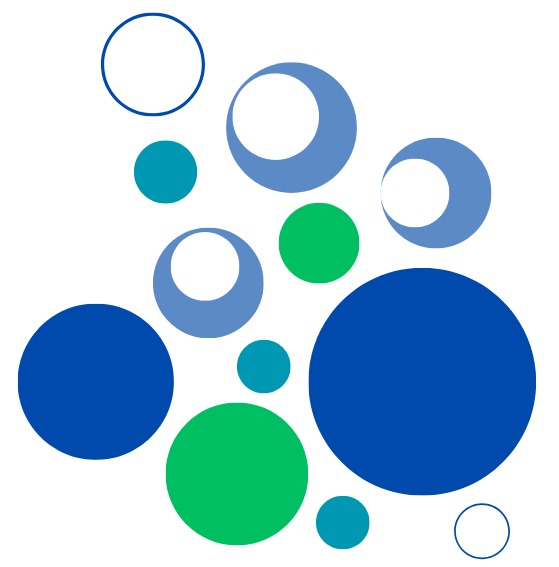
#> input picture WhatsApp Image 2025-03-25 at 01.58.05_55ad9217.jpg, 559 x 567 px
$ python -i Shape_Detector.py   (imports and definitions only)   (older library calls are emulated)
#> lines starting #> are read from the running program, lines starting #| are printed output that depends on the picture; after the words box and inside, x2 and y2 are one past the last pixel; in counts of white or black regions, pixels touching at a corner belong together
#> further down, picture is the input picture: shape (567, 559, 3); mean B, G, R 222.8, 205.9, 172.5
from collections import defaultdict
import numpy as np
import cv2

# [163 lines left out: functions Line_Detector, detect_and_draw_hough_circles, not called in this run]


# [48 lines of commented-out code are left out]


import cv2
import numpy as np

def fit_ellipse_manual(points):
    """
    Fit an ellipse manually using least squares method.
    :param points: Contour points (Nx2 numpy array)
    :return: (center_x, center_y), (major_axis, minor_axis), angle
    """
    if len(points) < 5:
        return None  # Not enough points to fit an ellipse

    # Compute centroid
    centroid = np.mean(points, axis=0)
    x_c, y_c = centroid

    # Shift points to centroid
    shifted_points = points - centroid

    # Compute covariance matrix
    cov_matrix = np.cov(shifted_points.T)

    # Eigen decomposition
    eigenvalues, eigenvectors = np.linalg.eig(cov_matrix)
    eigenvalues = np.abs(eigenvalues)

    # Identify major and minor axes
    major_index = np.argmax(eigenvalues)
    minor_index = 1 - major_index

    # Compute axis lengths
    major_axis_length = 2.5 * np.sqrt(eigenvalues[major_index])
    minor_axis_length = 2.5 * np.sqrt(eigenvalues[minor_index])

    if major_axis_length < minor_axis_length:
        major_axis_length, minor_axis_length = minor_axis_length, major_axis_length

    # Compute ellipse orientation
    major_eigenvector = eigenvectors[:, major_index]
    angle = np.degrees(np.arctan2(major_eigenvector[1], major_eigenvector[0]))

    return (x_c, y_c), (major_axis_length, minor_axis_length), angle

def detect_ellipses_manual(image, min_axis=20, max_axis=300):
    """
    Detect ellipses in an image using manual least squares fitting.
    :param image: Input color image (RGB)
    :param min_axis: Minimum axis length for valid ellipses
    :param max_axis: Maximum axis length for valid ellipses
    :return: Image with detected ellipses drawn in RGB format
    """
#> called with min_axis = 20, max_axis = 300
    if image is None:
        print("Error: Image is None.")
        return None

    # Convert to grayscale
    gray = cv2.cvtColor(image, cv2.COLOR_BGR2GRAY)
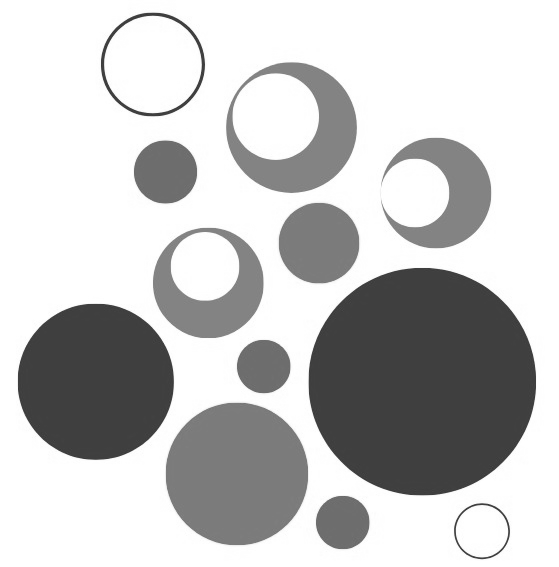
#> gray: shape (567, 559); min 50, max 255, mean 197.8

    # Apply Gaussian blur for noise reduction
    blurred = cv2.GaussianBlur(gray, (5, 5), 1.5)

    # Manual edge detection using Sobel filter
    grad_x = cv2.Sobel(blurred, cv2.CV_64F, 1, 0, ksize=5)
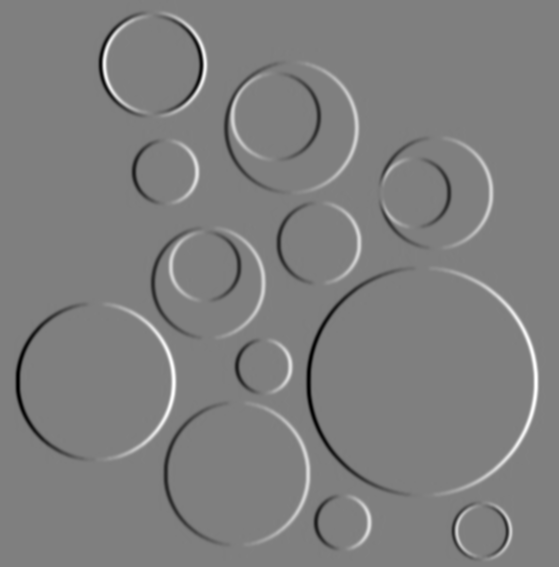
#> grad_x: shape (567, 559) float64; min -5905, max 5920, mean 0; drawn with min black and max white
    grad_y = cv2.Sobel(blurred, cv2.CV_64F, 0, 1, ksize=5)
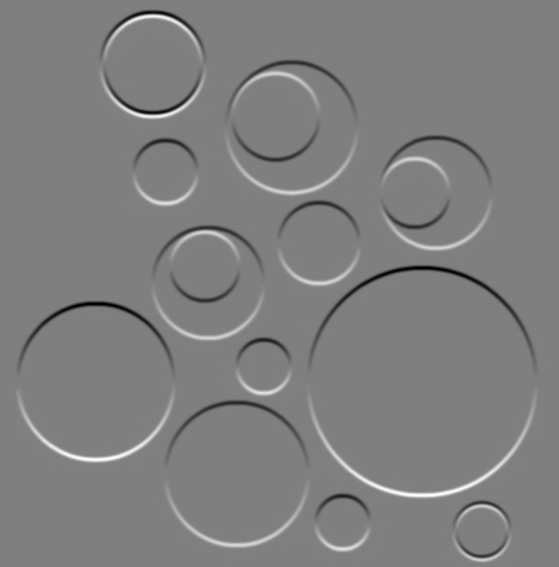
#> grad_y: shape (567, 559) float64; min -5916, max 5893, mean 0; drawn with min black and max white
    edges = np.sqrt(grad_x**2 + grad_y**2)
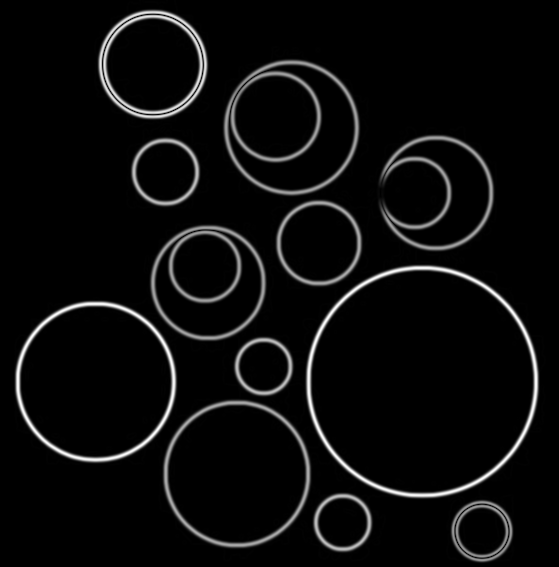
#> edges: shape (567, 559) float64; min 0, max 6075.2, mean 293.5; drawn with min black and max white
    edges = (edges / edges.max() * 255).astype(np.uint8)

    # Find contours
    contours, _ = cv2.findContours(edges, cv2.RETR_EXTERNAL, cv2.CHAIN_APPROX_SIMPLE)
#> contours = 10 contours, 4 with area under 20; largest, box (x1, y1, x2, y2) and area: (13, 46, 546, 564) 163960, (94, 0, 210, 210) 16980, (367, 188, 375, 197) 38, (142, 0, 168, 5) 35, (291, 47, 299, 52) 24, (315, 47, 321, 53) 23

    output_image = image.copy()

    for contour in contours:
        if len(contour) >= 5:
            contour_points = contour[:, 0, :]
            ellipse = fit_ellipse_manual(contour_points)

            if ellipse:
                (x, y), (major_axis, minor_axis), angle = ellipse

                # Validate size constraints
                if min_axis <= major_axis <= max_axis and min_axis <= minor_axis <= max_axis:
                    cv2.ellipse(output_image, ((int(x), int(y)), (int(major_axis), int(minor_axis)), angle),
                                (0, 255, 0), 2)
#> this loop made 10 passes
#> (x_c in fit_ellipse_manual, y_c in fit_ellipse_manual, cov_matrix in fit_ellipse_manual, eigenvalues in fit_ellipse_manual, eigenvectors in fit_ellipse_manual, major_index in fit_ellipse_manual, minor_index in fit_ellipse_manual, major_axis_length in fit_ellipse_manual) on passes 2, 3, 4, 8, 9: (176.3, 535.5, [[1.87, -2.22e-17], [-2.22e-17, 1.9]], [1.87, 1.9], [[1, -6.66e-16], [0, 1]], 1, 0, 3.45), (252.9, 226.4, [[2.11, -0.319], [-0.319, 3.53]], [2.04, 3.6], [[-0.978, 0.21], [-0.21, -0.978]], 1, 0, 4.74), (370.9, 192.3, [[7.21, -4.41], [-4.41, 10.23]], [4.06, 13.38], [[-0.814, 0.581], [-0.581, -0.814]], 1, 0, 9.15), (322, 318.4, [[21436.9, 401.2], [401.2, 26801.9]], [21407, 26831.8], [[-0.997, -0.0742], [0.0742, -0.997]], 1, 0, 409.5), (157.7, 1.75, [[72.41, 2.39], [2.39, 1.41]], [72.49, 1.33], [[0.999, -0.0336], [0.0336, 0.999]], 0, 1, 21.28)
#> (x_c in fit_ellipse_manual, y_c in fit_ellipse_manual, cov_matrix in fit_ellipse_manual, eigenvalues in fit_ellipse_manual, eigenvectors in fit_ellipse_manual, major_index in fit_ellipse_manual, minor_index in fit_ellipse_manual, major_axis_length in fit_ellipse_manual) on passes 1, 5, 6, 7: (184, 542, [[2.86, 0], [0, 2.86]], [2.86, 2.86], [[1, 0], [0, 1]], 0, 1, 4.23), (401, 132, [[2.5, 0], [0, 2.25]], [2.5, 2.25], [[1, 0], [0, 1]], 0, 1, 3.95), (317.5, 49.5, [[4.86, 0], [0, 4.86]], [4.86, 4.86], [[1, 0], [0, 1]], 0, 1, 5.51), (294.3, 49, [[9.25, -1.11e-16], [-1.11e-16, 2.5]], [9.25, 2.5], [[1, 1.64e-17], [0, 1]], 0, 1, 7.6)
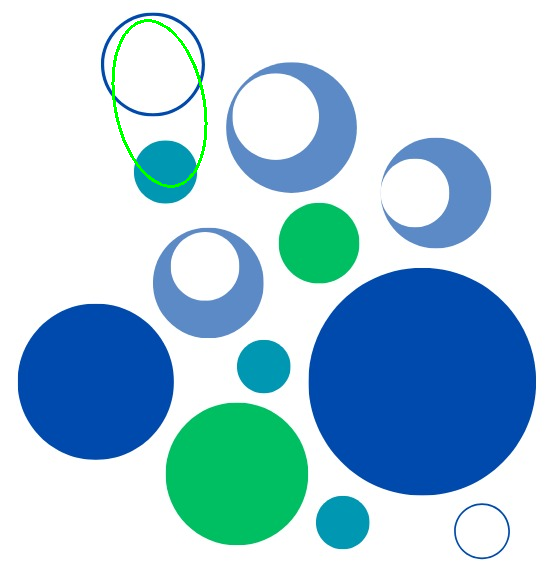
#> output_image: shape (567, 559, 3); 0.39% of pixels changed, all inside (x1, y1, x2, y2) = (111, 19, 208, 188)
    # modified_image_rgb = cv2.cvtColor(output_image, cv2.COLOR_BGR2RGB)
    return output_image

>>> import cv2
>>> picture = cv2.imread('WhatsApp Image 2025-03-25 at 01.58.05_55ad9217.jpg')
>>> result = detect_ellipses_manual(picture)

$ run again, on apple.jpg
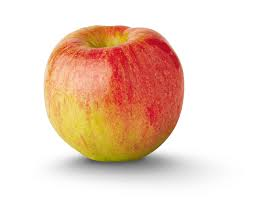
#> input picture apple.jpg, 253 x 199 px
#> picture is the input picture: shape (199, 253, 3); mean B, G, R 192.5, 209.3, 237
#> in detect_ellipses_manual, `edges = np.sqrt(grad_x**2 + grad_y**2)`:
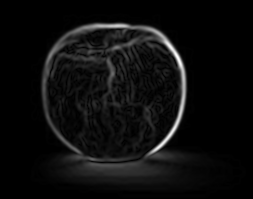
#> edges: shape (199, 253) float64; min 0, max 5138.2, mean 272.8; drawn with min black and max white
#> contours = 1 contour; box (x1, y1, x2, y2) and area: (30, 13, 246, 198) 27781
#> the loop in detect_ellipses_manual, `for contour in contours:` made 1 pass
#> (x_c in fit_ellipse_manual, y_c in fit_ellipse_manual, cov_matrix in fit_ellipse_manual, eigenvalues in fit_ellipse_manual, eigenvectors in fit_ellipse_manual, major_index in fit_ellipse_manual, minor_index in fit_ellipse_manual, major_axis_length in fit_ellipse_manual) on pass 1: (118.7, 101.1, [[5160.4, 246.2], [246.2, 3823.8]], [5204.3, 3779.9], [[0.984, -0.176], [0.176, 0.984]], 0, 1, 180.4)
#> after the loop in detect_ellipses_manual, `for contour in contours:`:
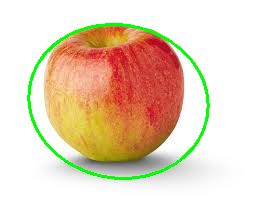
#> output_image: shape (199, 253, 3); 3.13% of pixels changed, all inside (x1, y1, x2, y2) = (27, 23, 210, 180)

$ run again, on sudoku.jpg
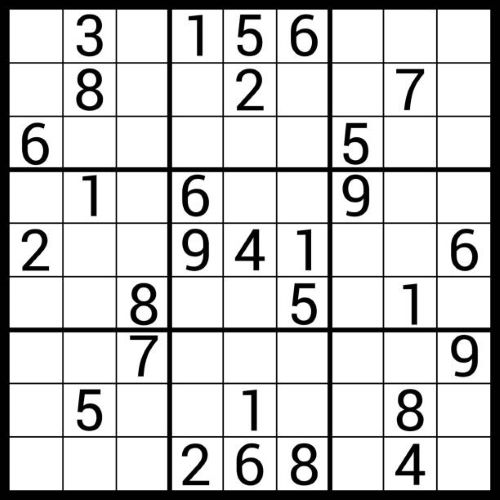
#> input picture sudoku.jpg, 500 x 500 px
#> picture is the input picture: shape (500, 500, 3); min 0, max 255, mean 204.4
#> in detect_ellipses_manual, `grad_y = cv2.Sobel(blurred, cv2.CV_64F, 0, 1, ksize=5)`:
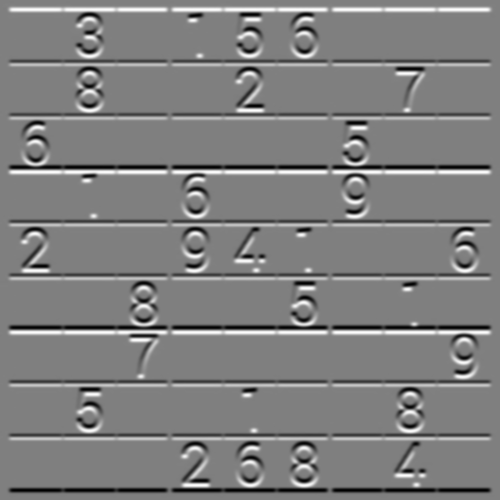
#> grad_y: shape (500, 500) float64; min -7821, max 7808, mean 0; drawn with min black and max white
#> in detect_ellipses_manual, `edges = np.sqrt(grad_x**2 + grad_y**2)`:
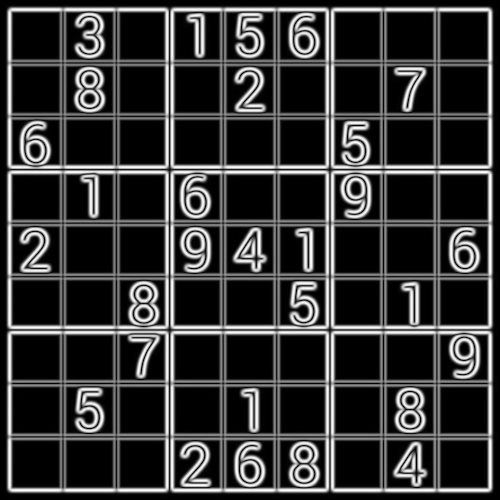
#> edges: shape (500, 500) float64; min 0, max 7824.1, mean 1670.8; drawn with min black and max white
#> contours = 3 contours, 2 with area under 20; largest, box (x1, y1, x2, y2) and area: (0, 0, 500, 498) 240802
#> the loop in detect_ellipses_manual, `for contour in contours:` made 3 passes
#> (x_c in fit_ellipse_manual, y_c in fit_ellipse_manual, cov_matrix in fit_ellipse_manual, eigenvalues in fit_ellipse_manual, eigenvectors in fit_ellipse_manual, major_axis_length in fit_ellipse_manual, minor_axis_length in fit_ellipse_manual, major_eigenvector in fit_ellipse_manual) on passes 1 to 3: (0.909, 334, [[0.691, -1.94e-17], [-1.94e-17, 2.2]], [0.691, 2.2], [[1, -1.29e-17], [0, 1]], 3.71, 2.08, [-1.29e-17, 1]), (0.875, 55.5, [[0.696, 0.0714], [0.0714, 1.43]], [0.69, 1.44], [[-0.995, -0.0962], [0.0962, -0.995]], 3, 2.08, [-0.0962, -0.995]), (229.2, 245.4, [[38454.4, 2118.4], [2118.4, 40697.9]], [37179.1, 41973.2], [[-0.857, -0.516], [0.516, -0.857]], 512.2, 482, [-0.516, -0.857])

$ run again, on sudokuAnswerKey1.jpg
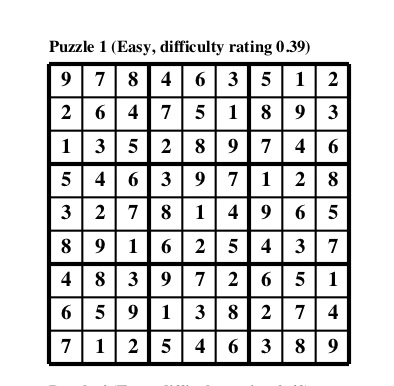
#> input picture sudokuAnswerKey1.jpg, 394 x 386 px
#> picture is the input picture: shape (386, 394, 3); min 0, max 255, mean 216.7
#> in detect_ellipses_manual, `edges = np.sqrt(grad_x**2 + grad_y**2)`:
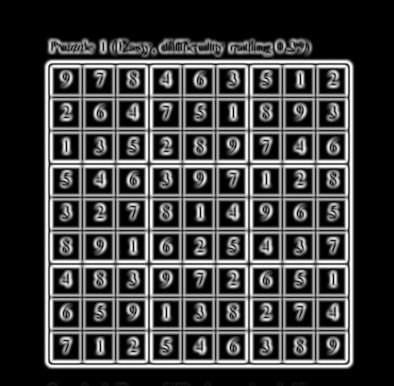
#> edges: shape (386, 394) float64; min 0, max 7856, mean 1923.8; drawn with min black and max white
#> contours = 10 contours; largest, box (x1, y1, x2, y2) and area: (39, 36, 356, 371) 103042, (161, 381, 192, 386) 115, (290, 381, 309, 386) 66, (112, 381, 130, 386) 63, (46, 381, 60, 386) 46
#> the loop in detect_ellipses_manual, `for contour in contours:` made 10 passes
#> (x_c in fit_ellipse_manual, y_c in fit_ellipse_manual, cov_matrix in fit_ellipse_manual, eigenvalues in fit_ellipse_manual, eigenvectors in fit_ellipse_manual, major_axis_length in fit_ellipse_manual, minor_axis_length in fit_ellipse_manual, major_eigenvector in fit_ellipse_manual) on passes 1, 3, 4: (298.9, 382.8, [[72.12, -2.04], [-2.04, 2.79]], [72.18, 2.73], [[1, 0.0293], [-0.0293, 1]], 21.24, 4.13, [1, -0.0293]), (251.6, 382.7, [[13.29, 1.02], [1.02, 2.9]], [13.39, 2.8], [[0.995, -0.0972], [0.0972, 0.995]], 9.15, 4.19, [0.995, 0.0972]), (207, 382.7, [[17.33, 1.17], [1.17, 2.9]], [17.43, 2.81], [[0.997, -0.0801], [0.0801, 0.997]], 10.44, 4.19, [0.997, 0.0801])
#> after the loop in detect_ellipses_manual, `for contour in contours:`:
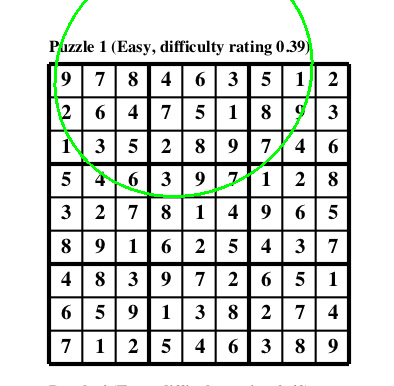
#> output_image: shape (386, 394, 3); 1.08% of pixels changed, all inside (x1, y1, x2, y2) = (53, 0, 314, 198)
